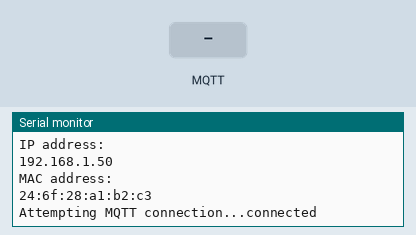
A sketch run on a simulated ESP32. On the bench: the last lines printed to the serial monitor. Inputs (shaded band) come from the test bench. WiFi joins after 1.5 s; servers stay silent unless stated; no MQTT or app messages arrive unless stated.

Above: at 2.7 s.
2.8 s: MQTT message "CONFIRMSUB" arrives on the first subscribed topic
At 4.7 s:
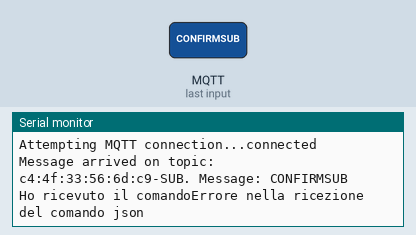
5.0 s: MQTT message "CONFIRMREG" arrives on the first subscribed topic
At 6.6 s:
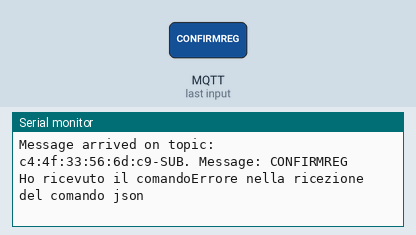
7.0 s: MQTT message "5" arrives on the first subscribed topic
At 8.3 s:
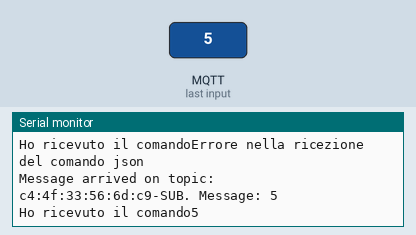

The sketch:

Esp32MQTT.ino
```cpp
#include <WiFi.h>
#include <PubSubClient.h>
#include <Wire.h>
#include <ArduinoJson.h>
#include <SoftwareSerial.h>
const char* ssid = "TP-LINK_3FA28D";//SSID of the wifi
const char* password = "runkotobuki1121987";//password

byte MAC[6]; //mac address as array of byte
String mac = ""; //mac address as string
const char* mqtt_server = "80.182.90.112";//IP of MQTT server

char* subTopic = "c4:4f:33:56:6d:c9-SUB"; //sub topic (used to receive commands)
char* pubTopic = "c4:4f:33:56:6d:c9-PUB"; //pub topic (used to send data)
const char* sensorSub = "SENSORSUB";
boolean reg = false;

const int SENDTIME = 5000;//5 s, time to wait to sand new data
int startTime = 0; //starting time used for the time counter

SoftwareSerial stSerial(19, 18); //RX, TX Serial communication with nucleo board
WiFiClient espClient; //client for wireless communication
PubSubClient client(espClient); //mqtt client

//message data
long lastMsg = 0;
char msg[10];

//nucleo64 status variables
int light = 0; //ammount of light measured
int setlight = 0; //value set for light

//json message container
const size_t capacity = 1024;
DynamicJsonDocument sendJson(capacity);
DynamicJsonDocument receiveJson(capacity);

void setup() {
  Serial.begin(115200);//Serial communication for log information
  stSerial.begin(9600);//serial communication with nucleo 64 board
  setup_wifi();//function to setup the wireless communication
  client.setServer(mqtt_server, 1883);//set the parameters needed for mqtt communication
  client.setCallback(callback);//set the function used to select the operation when a message arrived
  startTime = millis();//start counting time
}

void loop() {
  //connection retry
  if (!client.connected()) {
    reconnect();
  }
  client.loop();
  readFromSerial();//read status from nucleo board
  //after 5s send data through mqtt communication
  if(millis()-startTime > SENDTIME){
    if(!reg){
      registration();
    }else{
      //creating json message
      sendJson["msgType"] = "DATAMSG";
      sendJson["mac"] = "c4:4f:33:56:6d:c9";
      sendJson["light"] = light;
      sendJson["setlight"] = setlight;
      //convert json to serialized data(conversion to string)
      String output;
      serializeJson(sendJson, output);
      char out[output.length()+1];
      //send data through mqtt
      output.toCharArray(out, output.length()+1);
      client.publish(pubTopic, out);
      startTime = millis();//restart time counter
    }
  }
  delay (1000);
}
//read data from nucleo64 board
void readFromSerial(){
  if(stSerial.available()>0){
    stSerial.readBytes(msg, 10);
    light =((String)msg).toInt();
  }
}
//setup wifi communication
void setup_wifi() {
  delay(10);
  // We start by connecting to a WiFi network
  Serial.println();
  Serial.print("Connecting to ");
  Serial.println(ssid);

  WiFi.begin(ssid, password);

  while (WiFi.status() != WL_CONNECTED) {
    delay(500);
    Serial.print(".");
  }
  Serial.println("");
  Serial.println("WiFi connected");
  Serial.println("IP address: ");
  Serial.println(WiFi.localIP());
  WiFi.macAddress(MAC);
  mac = byteArrayToHexString(MAC, 6);
  Serial.println("MAC address: ");
  Serial.println(mac);
  //setTopic();
}

void callback(char* topic, byte* message, unsigned int length) {
  Serial.print("Message arrived on topic: ");
  Serial.print(topic);
  Serial.print(". Message: ");
  String messageTemp;

  for (int i = 0; i < length; i++) {
    Serial.print((char)message[i]);
    messageTemp += (char)message[i];
  }
  Serial.println();
  //lettura del nuovo valore per la luce
  if (String(topic) == subTopic) {
    if(messageTemp.indexOf("CONFIRMSUB")>0){
      DynamicJsonDocument regJson(capacity);
      Serial.print("Registration succeded");
      regJson["msgType"] = "SENSORREG";
      regJson["name"] = "LIGHTMODULE1";
      regJson["type"] = "LIGHTMODULE";
      regJson["mac"] = "c4:4f:33:56:6d:c9";
      String output;
      serializeJson(regJson, output);
      char out[output.length()+1];
      //send data through mqtt
      output.toCharArray(out, output.length()+1);
      client.publish(pubTopic, out);
      ESP.getFreeHeap();
    }else if(messageTemp.indexOf("CONFIRMREG")>0){
      reg = true;
    }

    Serial.print("Ho ricevuto il comando");
    DeserializationError err = deserializeJson(receiveJson, messageTemp);
    if(err){
      Serial.println("Errore nella ricezione del comando json");
    }else{
      //Serial.println(receiveJson);
      Serial.print(messageTemp);
      //setlight = receiveJson["setlight"];
      //inserire invio dati sulla scheda
    }

  }
}
void reconnect() {
  // Loop until we're reconnected
  while (!client.connected()) {
    Serial.print("Attempting MQTT connection...");
    // Attempt to connect
    if (client.connect("ESP32LightControl")) {
      Serial.println("connected");
      reg = false;
      // Subscribe
      client.subscribe(subTopic);
    } else {
      Serial.print("failed, rc=");
      Serial.print(client.state());
      Serial.println(" try again in 5 seconds");
      //Wait 5 seconds before retrying
      delay(5000);
    }
  }
}

String byteArrayToHexString(byte* b, int len){
  String s = "";
  for(int i = 0; i < len; i++){
    if(b[i] < 0x10){
      s += '0';
    }
    s += String(b[i], HEX);
    if(i < len-1)s += ':';
  }
  return s;
}

void setTopic(){
  String st = mac+"-SUB";
  String pt = mac+"-PUB";

  st.toCharArray(subTopic, st.length()+1);
  pt.toCharArray(pubTopic, st.length()+1);
}

void registration(){
  char out[mac.length()];
  int i;
  for(i = 0; i <= mac.length(); i++){
    out[i]=mac[i];
  }
  client.publish(sensorSub, out);
}
```

Measured:
- after the input at 2.8 s, the serial monitor: prints a new line after 0.77 s (image 1)
- after the input at 5.0 s, the serial monitor: prints a new line after 0.57 s (image 2)
- after the input at 7.0 s, the serial monitor: prints a new line after 0.58 s (image 3)
